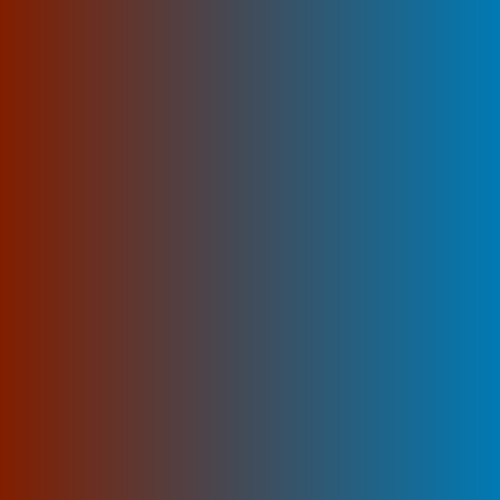
Frame 1 (no input)
Frame 60 (the mouse pressed at the canvas centre just before this capture): identical to frame 1, image omitted
Frame 120 (the mouse held since frame 60 and released just before this capture): identical to frame 1, image omitted

The Processing sketch that drew this single still picture (run headless with seeded random() and noise(); from frame 60 on, the mouse is pressed at the canvas centre):

// Processing sketch: processing_53571
// ── processing_53571.pde

// PS_2 Question 1
//Milton Sukhabut

void setup() {
  size(500, 500);
  background(0);
}

color from = color(130, 30, 0);
color to = color(0, 122, 180);
void draw() {

  for (int x =0; x < height; x ++) {
    float atm = norm(x, 0, height);
    stroke(lerpColor(from, to, atm));
    rect(x, 0, x, width);
  }
}
